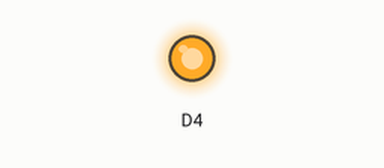
Bench run of a sketch on a simulated ESP8266 (NodeMCU). On the bench: output pins drawn as LEDs (lit = HIGH).

Above: at 2.8 s.
At 67.7 s:
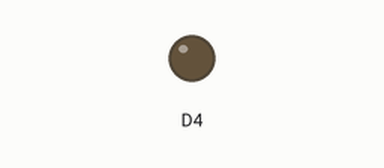
Timing chart, 0 to 70.2 s (numbered marks = the images above):
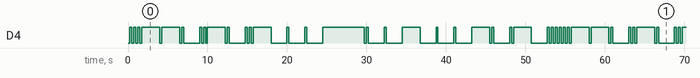

The sketch:

Hello_World_V2.ino
```cpp
int kurz = 250;
int lang = 2000;

void setup() {
 pinMode(D4, OUTPUT);
}

void loop() {
  Ledswitch(kurz); //Anfang erstes Wort
  Ledswitch(kurz);
  Ledswitch(kurz);
  Ledswitch(kurz);
  delay(lang);
  Ledswitch(kurz);
  delay(lang);
  Ledswitch(kurz);
  Ledswitch(lang);
  Ledswitch(kurz);
  Ledswitch(kurz);
  delay(lang);
  Ledswitch(kurz);
  Ledswitch(lang);
  Ledswitch(kurz);
  Ledswitch(kurz);
  delay(lang),
  Ledswitch(lang);
  Ledswitch(lang);
  Ledswitch(lang); //Ende erstes Wort

  delay(5000);  //Wort abstand

  Ledswitch(kurz); //Anfang zweites Wort
  Ledswitch(lang);
  Ledswitch(lang);
  delay(lang);
  Ledswitch(lang);
  Ledswitch(lang);
  Ledswitch(lang);
  delay(lang);
  Ledswitch(kurz);
  Ledswitch(lang);
  Ledswitch(kurz);
  delay(lang);
  Ledswitch(lang);
  Ledswitch(kurz);
  Ledswitch(kurz);  //Ende zweites Wort
}

void Ledswitch(int timing){
  digitalWrite(D4, LOW);
  delay(timing);
  digitalWrite(D4, HIGH);
  delay(kurz);
}
```

Measured:
- by itself, D4: moves between LOW and HIGH, repeating every 54.0 s
- by itself, everything shown: repeats every 54.0 s, in 56 steps
